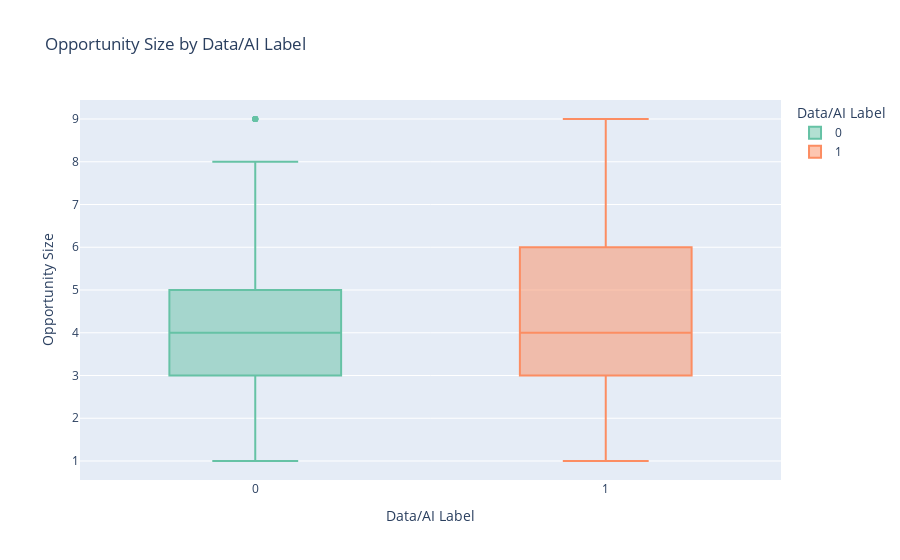

Source (notebook cell):
### Markdown cell above
<a id="3.6"></a>
## <b>3.6<span style='color:#be6f37'> Opportunity Size vs. Data/AI Label</span></b>

### Code cell
# Visualization 2: Opportunity Size vs. Data/AI Label
# Using 'opt_name_size' as a representation of opportunity size
fig = px.box(df_opp, x='aai_label', y='opt_name_size', 
             labels={'opt_name_size': 'Opportunity Size', 'aai_label': 'Data/AI Label'},
             title='Opportunity Size by Data/AI Label',
             color='aai_label',  # Color by Data/AI Label
             color_discrete_sequence=px.colors.qualitative.Set2)

fig.show()

### Figure 1 — Plotly figure (JSON) as saved in the notebook; plotly's stock layout.template omitted (floating-point values rounded to 4 significant figures; data arrays with more than 128 entries replaced by an {"elided": "..."} marker saying what was removed)
{"data": [{"alignmentgroup": "True", "hovertemplate": "Data/AI Label=%{x}<br>Opportunity Size=%{y}<extra></extra>", "legendgroup": "0", "marker": {"color": "rgb(102,194,165)"}, "name": "0", "notched": false, "offsetgroup": "0", "orientation": "v", "showlegend": true, "type": "box", "x": {"elided": "2292 int values"}, "x0": " ", "xaxis": "x", "y": {"elided": "2292 int values"}, "y0": " ", "yaxis": "y"}, {"alignmentgroup": "True", "hovertemplate": "Data/AI Label=%{x}<br>Opportunity Size=%{y}<extra></extra>", "legendgroup": "1", "marker": {"color": "rgb(252,141,98)"}, "name": "1", "notched": false, "offsetgroup": "1", "orientation": "v", "showlegend": true, "type": "box", "x": {"elided": "950 int values"}, "x0": " ", "xaxis": "x", "y": {"elided": "950 int values"}, "y0": " ", "yaxis": "y"}], "layout": {"boxmode": "overlay", "legend": {"title": {"text": "Data/AI Label"}, "tracegroupgap": 0}, "title": {"text": "Opportunity Size by Data/AI Label"}, "xaxis": {"anchor": "y", "categoryarray": [0, 1], "categoryorder": "array", "domain": [0, 1], "title": {"text": "Data/AI Label"}}, "yaxis": {"anchor": "x", "domain": [0, 1], "title": {"text": "Opportunity Size"}}}}
